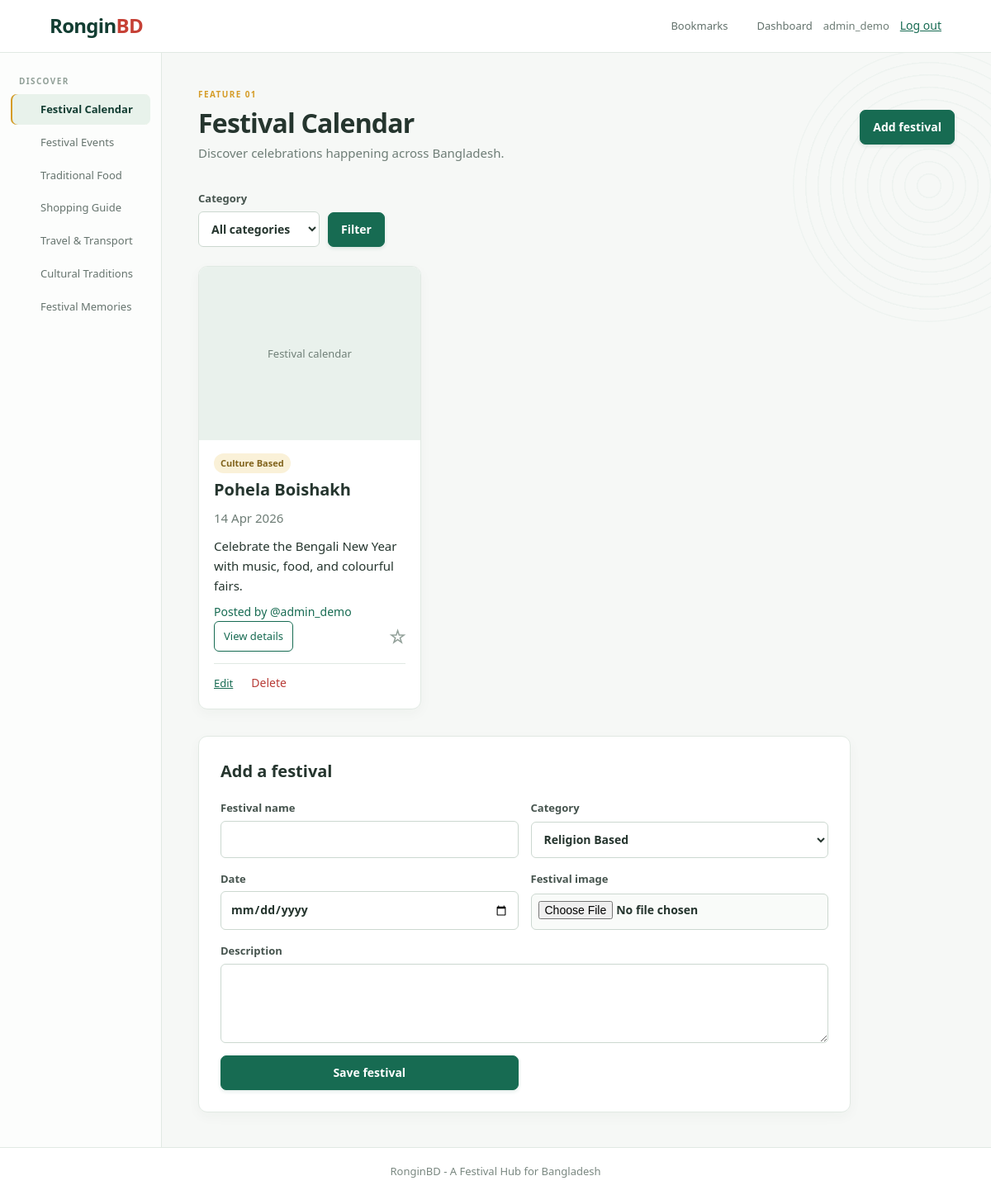
The page /pages/festivals.php (signed in) on the database its author committed.
### tables this page shows
CREATE TABLE Festival (
    Festival_ID INT AUTO_INCREMENT PRIMARY KEY, Name VARCHAR(120) NOT NULL, Category VARCHAR(50) NOT NULL,
    Date DATE NOT NULL, Image VARCHAR(255) NULL, Description TEXT NOT NULL, AdminUser_ID VARCHAR(50) NOT NULL,
    FOREIGN KEY (AdminUser_ID) REFERENCES Admin(User_ID)
);

### auth/auth_check.php (called while the page is built, shortened)
<?php
$is_admin = isset($_SESSION['role']) && $_SESSION['role'] === 'Admin';
?>

### pages/festivals.php (the view, shortened to what this page needs)
<?php
require_once '../auth/auth_check.php';
require_once '../config/connect.php';
require_once '../includes/social_helpers.php';
$edit     = null;
$category = $_GET['category'] ?? '';
if ($category) {
    $s = mysqli_prepare($connection, 'SELECT * FROM Festival WHERE Category=? ORDER BY Date');
    mysqli_stmt_bind_param($s, 's', $category);
    mysqli_stmt_execute($s);
    $festivals = mysqli_stmt_get_result($s);
} else {
    $festivals = mysqli_query($connection, 'SELECT * FROM Festival ORDER BY Date');
}
require_once '../includes/header.php';
?>
<div class="page-heading">
    <div>
        <p class="eyebrow">FEATURE 01</p>
        <h1>Festival Calendar</h1>
        <p>Discover celebrations happening across Bangladesh.</p>
    </div>
    <?php if ($is_admin): ?>
        <a class="button" href="#festival-form">Add festival</a>
    <?php endif; ?>
</div>
<form class="filter" method="get">
    <label>Category
        <select name="category">
            <option value="">All categories</option>
        </select>
    </label>
    <button>Filter</button>
</form>
<section class="cards">
    <?php while ($festival = mysqli_fetch_assoc($festivals)): ?>
        <article class="card">
            <?php if ($festival['Image']): ?>
                <img src="<?=htmlspecialchars($festival['Image'])?>" alt="<?=htmlspecialchars($festival['Name'])?>">
            <?php else: ?>
                <div class="card-cover">Festival calendar</div>
            <?php endif; ?>
            <span class="tag"><?=htmlspecialchars($festival['Category'])?></span>
            <h2><?=htmlspecialchars($festival['Name'])?></h2>
            <p class="date"><?=date('d M Y', strtotime($festival['Date']))?></p>
            <p><?=htmlspecialchars(strlen($festival['Description']) > 125 ? substr($festival['Description'], 0, 125).'...' : $festival['Description'])?></p>
            <?php creator_button($connection, $_SESSION['user_id'], $festival['AdminUser_ID']); ?>
            <div class="card-footer">
                <a class="details-link" href="festival_details.php?id=<?=$festival['Festival_ID']?>">View details</a>
                <?php bookmark_button($connection, $_SESSION['user_id'], 'Festival', $festival['Festival_ID'], '/RonginBD/pages/festivals.php'); ?>
            </div>
            <?php if ($is_admin && $festival['AdminUser_ID'] === $_SESSION['user_id']): ?>
                <div class="owner-actions">
                    <a href="?edit=<?=$festival['Festival_ID']?>#festival-form">Edit</a>
                    <form method="post" action="../actions/festival_action.php">
                        <button class="link danger" data-confirm="Are you sure?">Delete</button>
                    </form>
                </div>
            <?php endif; ?>
        </article>
    <?php endwhile; ?>
</section>
<?php if ($is_admin): ?>
    <section id="festival-form" class="form-panel">
        <h2><?=$edit ? 'Edit festival' : 'Add a festival'?></h2>
        <form method="post" action="../actions/festival_action.php" enctype="multipart/form-data">
            <label>Festival name
                <input name="name" value="<?=htmlspecialchars($edit['Name'] ?? '')?>" required>
            </label>
            <label>Category
                <select name="category">
                    <?php foreach (['Religion Based', 'Culture Based', 'Community'] as $c): ?>
                        <option value="<?=$c?>" <?=($edit['Category'] ?? '') === $c ? 'selected' : ''?>><?=$c?></option>
                    <?php endforeach; ?>
                </select>
            </label>
            <label>Date
                <input type="date" name="date" value="<?=$edit['Date'] ?? ''?>" required>
            </label>
            <label>Festival image
                <input type="file" name="image_file" accept="image/jpeg,image/png,image/webp">
            </label>
            <label>Description
                <textarea name="description" required><?=htmlspecialchars($edit['Description'] ?? '')?></textarea>
            </label>
            <button>Save festival</button>
        </form>
    </section>
<?php endif; ?>
<?php require_once '../includes/footer.php'; ?>

### includes/social_helpers.php (shortened to what this page needs)
<?php
function user_follows($connection, $follower_id, $following_id) {
    if ($follower_id === $following_id) return false;
    $stmt = mysqli_prepare($connection, 'SELECT 1 FROM User_Follow WHERE Follower_ID=? AND Following_ID=?');
    mysqli_stmt_bind_param($stmt, 'ss', $follower_id, $following_id);
    mysqli_stmt_execute($stmt);
    return mysqli_num_rows(mysqli_stmt_get_result($stmt)) > 0;
}
function is_bookmarked($connection, $user_id, $item_type, $item_id) {
    $stmt = mysqli_prepare($connection, 'SELECT 1 FROM Bookmark WHERE User_ID=? AND ItemType=? AND ItemID=?');
    mysqli_stmt_bind_param($stmt, 'ssi', $user_id, $item_type, $item_id);
    mysqli_stmt_execute($stmt);
    return mysqli_num_rows(mysqli_stmt_get_result($stmt)) > 0;
}
function bookmark_button($connection, $user_id, $item_type, $item_id, $return_page) {
    $saved = is_bookmarked($connection, $user_id, $item_type, $item_id);
    ?>
    <form class="bookmark-form" method="post" action="../actions/bookmark_action.php">
        <button class="star <?= $saved ? 'is-saved' : '' ?>" type="submit" title="<?= $saved ? 'Remove bookmark' : 'Save bookmark' ?>" aria-label="<?= $saved ? 'Remove bookmark' : 'Save bookmark' ?>"><?= $saved ? '★' : '☆' ?></button>
    </form>
    <?php
}
function creator_button($connection, $current_user, $creator) {
    $following = user_follows($connection, $current_user, $creator) ? '1' : '0';
    ?><button type="button" class="creator user-trigger" data-user="<?= htmlspecialchars($creator) ?>" data-following="<?= $following ?>">Posted by @<?= htmlspecialchars($creator) ?></button><?php
}
?>

### assets/css/style.css (style rules this page uses)
:root { --green:#176b52;--deep:#123d32;--red:#c64035;--gold:#d59c27;--ink:#25352e;--muted:#6e7d76;--soft:#f6f8f6;--line:#e1e9e3;--card:#fff }
* { box-sizing:border-box }
body { margin:0;background:var(--soft);color:var(--ink);font:15px/1.6 "Segoe UI",Arial,sans-serif }
body:before { content:"";position:fixed;right:-90px;top:60px;width:330px;height:330px;pointer-events:none;opacity:.035;background:repeating-radial-gradient(circle,transparent 0 13px,var(--green) 14px 15px);border-radius:50%;z-index:-1 }
a { color:var(--green);font-weight:500 }
.menu-label,.eyebrow { margin:0 0 8px;padding:0 10px;font-size:10px;letter-spacing:1.4px;font-weight:650;color:#91a098 }
.eyebrow { padding:0;color:var(--gold) }
.page-heading { display:flex;justify-content:space-between;align-items:center;gap:20px;margin-bottom:28px }
.page-heading h1 { margin:1px 0;font-size:32px;line-height:1.2;letter-spacing:-.8px;font-weight:650 }
.page-heading p:not(.eyebrow) { margin:5px 0;color:var(--muted) }
.button,button { border:1px solid var(--green);background:var(--green);color:#fff;padding:9px 15px;border-radius:7px;font:inherit;font-size:14px;font-weight:600;cursor:pointer;text-decoration:none;box-shadow:0 2px 4px #176b5220;transition:background .15s,transform .15s }
.cards { display:grid;grid-template-columns:repeat(auto-fit,minmax(250px,1fr));gap:16px }
.card,.form-panel,.stats div,.content-detail { background:var(--card);border:1px solid var(--line);border-radius:11px;padding:20px;box-shadow:0 5px 16px #183b2a09 }
.card h2 { margin:7px 0 4px;font-size:20px;line-height:1.3;font-weight:650 }
.card p { margin:5px 0 }
.tag { display:inline-block;background:#faf1d8;color:#81631c;padding:3px 8px;border-radius:20px;font-size:11px;font-weight:600 }
.date,small,.muted { color:var(--muted) }
.details-link { display:inline-block;margin-top:12px;font-size:13px }
.form-panel { max-width:790px;margin-top:32px;padding:26px }
.form-panel h2 { margin:0 0 18px;font-size:20px;font-weight:650 }
.form-panel form { display:grid;grid-template-columns:1fr 1fr;gap:15px }
.form-panel label:last-of-type,.form-panel textarea,.access-select { grid-column:1/-1 }
label { display:grid;gap:5px;font-size:13px;font-weight:600;color:#46544e }
input,textarea,select { width:100%;padding:10px 11px;border:1px solid #ccd8d0;border-radius:6px;font:inherit;font-size:14px;color:var(--ink);background:#fff;outline:none }
input[type=file] { padding:8px;background:#f9fbf9 }
textarea { min-height:96px;resize:vertical }
.link { border:0;background:none;color:var(--green);box-shadow:none;padding:2px;margin-left:10px;font-weight:500 }
.danger { color:#b83d38 }
.filter { display:flex;align-items:end;gap:10px;margin-bottom:23px }

### assets/css/week2.css (style rules this page uses)
.cards { grid-template-columns:repeat(auto-fit,minmax(220px,270px));justify-content:start }
.card { padding:0;overflow:hidden;display:flex;flex-direction:column }
.card>img,.card-cover { width:100%;height:210px;object-fit:cover;border-radius:0;background:#e9f1ec }
.card-cover { display:grid;place-items:center;color:#708078;font-size:13px }
.card>*:not(img):not(.card-cover) { margin-left:18px;margin-right:18px }
.card .tag { align-self:flex-start;margin-top:16px }
.card .details-link { margin-top:auto;margin-bottom:18px }
.creator { border:0;background:none;color:var(--green);box-shadow:none;padding:0;font-weight:500;text-align:left }
.bookmark-form { margin:0 18px 16px!important }
.star { background:none;color:var(--gold);border:0;box-shadow:none;font-size:22px;padding:0 }

### assets/css/final-fixes.css (style rules this page uses)
.card { min-height:440px }
.card .creator { margin-top:4px;color:var(--green) }
.card-footer { display:flex;align-items:center;justify-content:space-between;gap:12px;margin-top:auto!important;margin-bottom:14px!important }
.card-footer .details-link { margin:0!important;padding:7px 11px;border:1px solid var(--green);border-radius:6px;text-decoration:none;font-size:13px }
.card-footer .bookmark-form { margin:0!important }
.owner-actions { display:flex;align-items:center;gap:10px;margin:0 18px 18px!important;padding-top:10px;border-top:1px solid var(--line) }
.owner-actions form { margin:0 }
.owner-actions a { font-size:13px }
.star { color:#92a099 }

### rows shown on the page
festival: Image "Festival calendar", Category "Culture Based", Name "Pohela Boishakh", Date "14 Apr 2026", Description "Celebrate the Bengali New Year with music, food, and colourful fairs."

### other values the page prints
$_SESSION['user_id'] "admin_demo"
$nav_item[1] "Festival Calendar"
$nav_item[1] "Festival Events"
$nav_item[1] "Traditional Food"
$nav_item[1] "Shopping Guide"
$nav_item[1] "Travel & Transport"
$nav_item[1] "Cultural Traditions"
$nav_item[1] "Festival Memories"
form field category "Religion Based"
